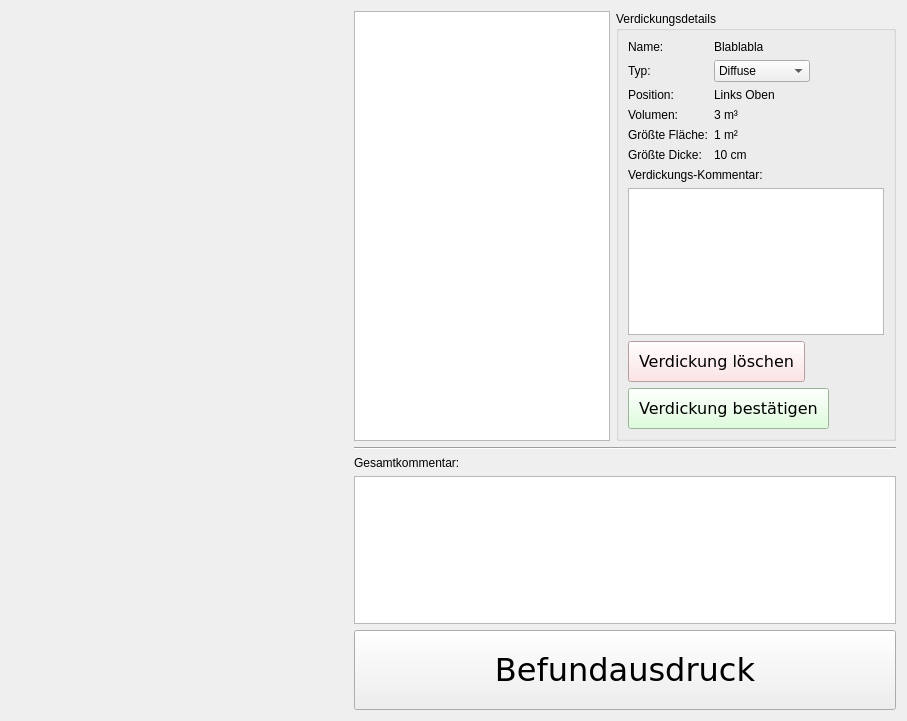
<?xml version="1.0" encoding="UTF-8"?>
<ui version="4.0">
 <class>SingleThickenings</class>
 <widget class="QWidget" name="SingleThickenings">
  <property name="geometry">
   <rect>
    <x>0</x>
    <y>0</y>
    <width>907</width>
    <height>721</height>
   </rect>
  </property>
  <property name="windowTitle">
   <string>Form</string>
  </property>
  <property name="windowIcon">
   <iconset resource="resources.qrc">
    <normaloff>:/single_thickenings/res/single_thickenings/icon.png</normaloff>:/single_thickenings/res/single_thickenings/icon.png</iconset>
  </property>
  <layout class="QHBoxLayout" name="horizontalLayout_2">
   <item>
    <layout class="QHBoxLayout" name="horizontalLayout">
     <item>
      <widget class="QmitkStdMultiWidget" name="mitkView" native="true">
       <property name="sizePolicy">
        <sizepolicy hsizetype="Expanding" vsizetype="Expanding">
         <horstretch>0</horstretch>
         <verstretch>0</verstretch>
        </sizepolicy>
       </property>
      </widget>
     </item>
    </layout>
   </item>
   <item>
    <layout class="QVBoxLayout" name="verticalLayout">
     <item>
      <layout class="QHBoxLayout" name="horizontalLayout_3">
       <item>
        <widget class="QListView" name="listView">
         <property name="sizePolicy">
          <sizepolicy hsizetype="Expanding" vsizetype="Expanding">
           <horstretch>0</horstretch>
           <verstretch>0</verstretch>
          </sizepolicy>
         </property>
        </widget>
       </item>
       <item>
        <widget class="QGroupBox" name="groupBox">
         <property name="minimumSize">
          <size>
           <width>278</width>
           <height>0</height>
          </size>
         </property>
         <property name="title">
          <string>Verdickungsdetails</string>
         </property>
         <layout class="QHBoxLayout" name="horizontalLayout_4">
          <item>
           <layout class="QVBoxLayout" name="verticalLayout_2">
            <item>
             <layout class="QFormLayout" name="formLayout">
              <property name="sizeConstraint">
               <enum>QLayout::SetMinimumSize</enum>
              </property>
              <property name="fieldGrowthPolicy">
               <enum>QFormLayout::FieldsStayAtSizeHint</enum>
              </property>
              <item row="0" column="0">
               <widget class="QLabel" name="label_3">
                <property name="sizePolicy">
                 <sizepolicy hsizetype="Minimum" vsizetype="Minimum">
                  <horstretch>0</horstretch>
                  <verstretch>0</verstretch>
                 </sizepolicy>
                </property>
                <property name="text">
                 <string>Name:</string>
                </property>
               </widget>
              </item>
              <item row="0" column="1">
               <widget class="QLabel" name="label_4">
                <property name="sizePolicy">
                 <sizepolicy hsizetype="Fixed" vsizetype="Minimum">
                  <horstretch>0</horstretch>
                  <verstretch>0</verstretch>
                 </sizepolicy>
                </property>
                <property name="text">
                 <string>Blablabla</string>
                </property>
               </widget>
              </item>
              <item row="1" column="0">
               <widget class="QLabel" name="label_5">
                <property name="sizePolicy">
                 <sizepolicy hsizetype="Minimum" vsizetype="Minimum">
                  <horstretch>0</horstretch>
                  <verstretch>0</verstretch>
                 </sizepolicy>
                </property>
                <property name="text">
                 <string>Typ:</string>
                </property>
               </widget>
              </item>
              <item row="1" column="1">
               <widget class="QComboBox" name="comboBox">
                <property name="sizePolicy">
                 <sizepolicy hsizetype="Fixed" vsizetype="Fixed">
                  <horstretch>0</horstretch>
                  <verstretch>0</verstretch>
                 </sizepolicy>
                </property>
                <property name="minimumSize">
                 <size>
                  <width>50</width>
                  <height>0</height>
                 </size>
                </property>
                <item>
                 <property name="text">
                  <string>Diffuse</string>
                 </property>
                </item>
                <item>
                 <property name="text">
                  <string>Plaque</string>
                 </property>
                </item>
                <item>
                 <property name="text">
                  <string>Automatisch</string>
                 </property>
                </item>
               </widget>
              </item>
              <item row="2" column="0">
               <widget class="QLabel" name="label_6">
                <property name="sizePolicy">
                 <sizepolicy hsizetype="Minimum" vsizetype="Minimum">
                  <horstretch>0</horstretch>
                  <verstretch>0</verstretch>
                 </sizepolicy>
                </property>
                <property name="text">
                 <string>Position:</string>
                </property>
               </widget>
              </item>
              <item row="3" column="0">
               <widget class="QLabel" name="label_7">
                <property name="sizePolicy">
                 <sizepolicy hsizetype="Minimum" vsizetype="Minimum">
                  <horstretch>0</horstretch>
                  <verstretch>0</verstretch>
                 </sizepolicy>
                </property>
                <property name="text">
                 <string>Volumen:</string>
                </property>
               </widget>
              </item>
              <item row="4" column="0">
               <widget class="QLabel" name="label_8">
                <property name="sizePolicy">
                 <sizepolicy hsizetype="Minimum" vsizetype="Minimum">
                  <horstretch>0</horstretch>
                  <verstretch>0</verstretch>
                 </sizepolicy>
                </property>
                <property name="text">
                 <string>Größte Fläche:</string>
                </property>
               </widget>
              </item>
              <item row="5" column="0">
               <widget class="QLabel" name="label_9">
                <property name="sizePolicy">
                 <sizepolicy hsizetype="Minimum" vsizetype="Minimum">
                  <horstretch>0</horstretch>
                  <verstretch>0</verstretch>
                 </sizepolicy>
                </property>
                <property name="text">
                 <string>Größte Dicke:</string>
                </property>
               </widget>
              </item>
              <item row="2" column="1">
               <widget class="QLabel" name="label_10">
                <property name="sizePolicy">
                 <sizepolicy hsizetype="Fixed" vsizetype="Minimum">
                  <horstretch>0</horstretch>
                  <verstretch>0</verstretch>
                 </sizepolicy>
                </property>
                <property name="text">
                 <string>Links Oben</string>
                </property>
               </widget>
              </item>
              <item row="3" column="1">
               <widget class="QLabel" name="label_11">
                <property name="sizePolicy">
                 <sizepolicy hsizetype="Fixed" vsizetype="Minimum">
                  <horstretch>0</horstretch>
                  <verstretch>0</verstretch>
                 </sizepolicy>
                </property>
                <property name="text">
                 <string>3 m³</string>
                </property>
               </widget>
              </item>
              <item row="4" column="1">
               <widget class="QLabel" name="label_12">
                <property name="sizePolicy">
                 <sizepolicy hsizetype="Fixed" vsizetype="Minimum">
                  <horstretch>0</horstretch>
                  <verstretch>0</verstretch>
                 </sizepolicy>
                </property>
                <property name="text">
                 <string>1 m²</string>
                </property>
               </widget>
              </item>
              <item row="5" column="1">
               <widget class="QLabel" name="label_13">
                <property name="sizePolicy">
                 <sizepolicy hsizetype="Fixed" vsizetype="Minimum">
                  <horstretch>0</horstretch>
                  <verstretch>0</verstretch>
                 </sizepolicy>
                </property>
                <property name="text">
                 <string>10 cm</string>
                </property>
               </widget>
              </item>
             </layout>
            </item>
            <item>
             <widget class="QLabel" name="label_2">
              <property name="sizePolicy">
               <sizepolicy hsizetype="Fixed" vsizetype="Minimum">
                <horstretch>0</horstretch>
                <verstretch>0</verstretch>
               </sizepolicy>
              </property>
              <property name="text">
               <string>Verdickungs-Kommentar:</string>
              </property>
             </widget>
            </item>
            <item>
             <widget class="QTextEdit" name="textEdit_2">
              <property name="sizePolicy">
               <sizepolicy hsizetype="Fixed" vsizetype="Expanding">
                <horstretch>0</horstretch>
                <verstretch>0</verstretch>
               </sizepolicy>
              </property>
             </widget>
            </item>
            <item>
             <widget class="QPushButton" name="btn_delete">
              <property name="sizePolicy">
               <sizepolicy hsizetype="Fixed" vsizetype="Fixed">
                <horstretch>0</horstretch>
                <verstretch>0</verstretch>
               </sizepolicy>
              </property>
              <property name="font">
               <font>
                <family>Verdana</family>
                <pointsize>12</pointsize>
               </font>
              </property>
              <property name="styleSheet">
               <string notr="true">background-color: rgb(255, 219, 220);
padding: 10px;</string>
              </property>
              <property name="text">
               <string>Verdickung löschen</string>
              </property>
             </widget>
            </item>
            <item>
             <widget class="QPushButton" name="btn_confirm">
              <property name="sizePolicy">
               <sizepolicy hsizetype="Fixed" vsizetype="Fixed">
                <horstretch>0</horstretch>
                <verstretch>0</verstretch>
               </sizepolicy>
              </property>
              <property name="font">
               <font>
                <family>Verdana</family>
                <pointsize>12</pointsize>
               </font>
              </property>
              <property name="styleSheet">
               <string notr="true">background-color: rgb(213, 255, 210);
padding: 10px;</string>
              </property>
              <property name="text">
               <string>Verdickung bestätigen</string>
              </property>
             </widget>
            </item>
           </layout>
          </item>
         </layout>
        </widget>
       </item>
      </layout>
     </item>
     <item>
      <widget class="Line" name="line">
       <property name="orientation">
        <enum>Qt::Horizontal</enum>
       </property>
      </widget>
     </item>
     <item>
      <widget class="QLabel" name="label">
       <property name="sizePolicy">
        <sizepolicy hsizetype="Minimum" vsizetype="Minimum">
         <horstretch>0</horstretch>
         <verstretch>0</verstretch>
        </sizepolicy>
       </property>
       <property name="text">
        <string>Gesamtkommentar:</string>
       </property>
      </widget>
     </item>
     <item>
      <widget class="QTextEdit" name="textEdit">
       <property name="sizePolicy">
        <sizepolicy hsizetype="Minimum" vsizetype="Preferred">
         <horstretch>0</horstretch>
         <verstretch>0</verstretch>
        </sizepolicy>
       </property>
      </widget>
     </item>
     <item>
      <widget class="QPushButton" name="btn_report">
       <property name="font">
        <font>
         <family>Verdana</family>
         <pointsize>24</pointsize>
        </font>
       </property>
       <property name="styleSheet">
        <string notr="true">padding: 20px;</string>
       </property>
       <property name="text">
        <string>Befundausdruck</string>
       </property>
      </widget>
     </item>
    </layout>
   </item>
  </layout>
 </widget>
 <customwidgets>
  <customwidget>
   <class>QmitkStdMultiWidget</class>
   <extends>QWidget</extends>
   <header>QmitkStdMultiWidget.h</header>
   <container>1</container>
  </customwidget>
 </customwidgets>
 <resources>
  <include location="resources.qrc"/>
 </resources>
 <connections/>
</ui>
